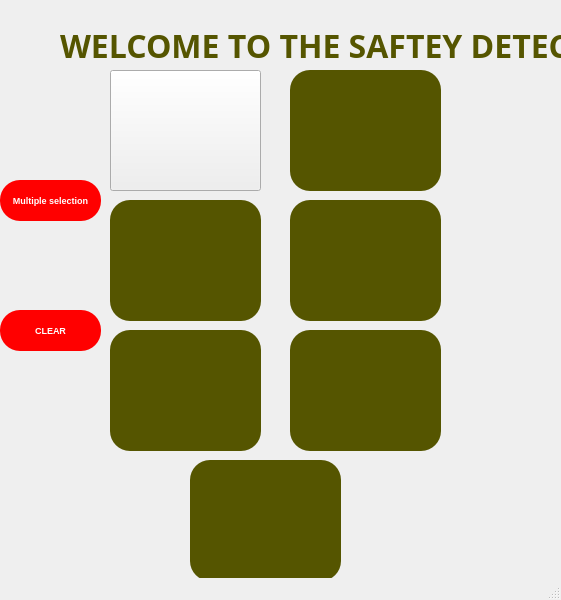
<?xml version="1.0" encoding="UTF-8"?>
<ui version="4.0">
 <class>MainWindow</class>
 <widget class="QMainWindow" name="MainWindow">
  <property name="geometry">
   <rect>
    <x>0</x>
    <y>0</y>
    <width>561</width>
    <height>600</height>
   </rect>
  </property>
  <property name="windowTitle">
   <string>MainWindow</string>
  </property>
  <widget class="QWidget" name="centralwidget">
   <widget class="QLabel" name="label">
    <property name="geometry">
     <rect>
      <x>60</x>
      <y>30</y>
      <width>591</width>
      <height>31</height>
     </rect>
    </property>
    <property name="font">
     <font>
      <family>Bahnschrift SemiBold SemiConden</family>
      <pointsize>24</pointsize>
      <weight>75</weight>
      <bold>true</bold>
     </font>
    </property>
    <property name="styleSheet">
     <string notr="true">
color: rgb(85, 85, 0)</string>
    </property>
    <property name="text">
     <string>WELCOME TO THE SAFTEY DETECTION</string>
    </property>
   </widget>
   <widget class="QPushButton" name="pushButton">
    <property name="geometry">
     <rect>
      <x>110</x>
      <y>70</y>
      <width>151</width>
      <height>121</height>
     </rect>
    </property>
    <property name="styleSheet">
     <string notr="true">QPushButton{
background-color: rgb(85, 85, 0);
border-radius : 20px;
}

QPushButton:hover{

background-color :rgb(255, 85, 0);
border : 2px solid  rgb(255, 85, 0);

}
QPushButton:pressed{
background-color: rgb(85, 255, 255);
}
;</string>
    </property>
    <property name="text">
     <string/>
    </property>
    <property name="icon">
     <iconset>
      <normaloff>C:/Users/HAMZA ABBAS/Downloads/img1 (1).png</normaloff>C:/Users/HAMZA ABBAS/Downloads/img1 (1).png</iconset>
    </property>
    <property name="iconSize">
     <size>
      <width>120</width>
      <height>150</height>
     </size>
    </property>
   </widget>
   <widget class="QPushButton" name="pushButton_2">
    <property name="geometry">
     <rect>
      <x>290</x>
      <y>70</y>
      <width>151</width>
      <height>121</height>
     </rect>
    </property>
    <property name="styleSheet">
     <string notr="true">QPushButton{
background-color: rgb(85, 85, 0);
border-radius : 20px;
}

QPushButton:hover{

background-color :rgb(255, 85, 0);
border : 2px solid  rgb(255, 85, 0);
}
QPushButton:pressed{
background-color: rgb(85, 255, 255);
}</string>
    </property>
    <property name="text">
     <string/>
    </property>
    <property name="icon">
     <iconset>
      <normaloff>C:/Users/HAMZA ABBAS/Downloads/img2 golves (1).png</normaloff>C:/Users/HAMZA ABBAS/Downloads/img2 golves (1).png</iconset>
    </property>
    <property name="iconSize">
     <size>
      <width>120</width>
      <height>160</height>
     </size>
    </property>
   </widget>
   <widget class="QPushButton" name="pushButton_3">
    <property name="geometry">
     <rect>
      <x>110</x>
      <y>200</y>
      <width>151</width>
      <height>121</height>
     </rect>
    </property>
    <property name="styleSheet">
     <string notr="true">QPushButton{
background-color: rgb(85, 85, 0);
border-radius : 20px;
}

QPushButton:hover{

background-color :rgb(255, 85, 0);
border : 2px solid  rgb(255, 85, 0);

}
QPushButton:pressed{
background-color: rgb(85, 255, 255);
}</string>
    </property>
    <property name="text">
     <string/>
    </property>
    <property name="icon">
     <iconset>
      <normaloff>C:/Users/HAMZA ABBAS/Downloads/img3 jacket (1).png</normaloff>C:/Users/HAMZA ABBAS/Downloads/img3 jacket (1).png</iconset>
    </property>
    <property name="iconSize">
     <size>
      <width>120</width>
      <height>150</height>
     </size>
    </property>
   </widget>
   <widget class="QPushButton" name="pushButton_4">
    <property name="geometry">
     <rect>
      <x>290</x>
      <y>200</y>
      <width>151</width>
      <height>121</height>
     </rect>
    </property>
    <property name="autoFillBackground">
     <bool>false</bool>
    </property>
    <property name="styleSheet">
     <string notr="true">QPushButton{
background-color: rgb(85, 85, 0);
border-radius : 20px;
}

QPushButton:hover{

background-color :rgb(255, 85, 0);
border : 2px solid  rgb(255, 85, 0);

}
QPushButton:pressed{
background-color: rgb(85, 255, 255);
}</string>
    </property>
    <property name="text">
     <string/>
    </property>
    <property name="icon">
     <iconset>
      <normaloff>C:/Users/HAMZA ABBAS/Downloads/gooleslens.png</normaloff>C:/Users/HAMZA ABBAS/Downloads/gooleslens.png</iconset>
    </property>
    <property name="iconSize">
     <size>
      <width>120</width>
      <height>150</height>
     </size>
    </property>
   </widget>
   <widget class="QLabel" name="label_2">
    <property name="geometry">
     <rect>
      <x>-80</x>
      <y>-30</y>
      <width>641</width>
      <height>651</height>
     </rect>
    </property>
    <property name="styleSheet">
     <string notr="true">background-image: url(:/newPrefix/C:/Users/HAMZA ABBAS/Downloads/PPE (2).jpg);</string>
    </property>
    <property name="text">
     <string/>
    </property>
    <property name="pixmap">
     <pixmap>C:/Users/HAMZA ABBAS/Downloads/PPE (2).jpg</pixmap>
    </property>
    <property name="scaledContents">
     <bool>true</bool>
    </property>
   </widget>
   <widget class="QPushButton" name="pushButton_5">
    <property name="geometry">
     <rect>
      <x>110</x>
      <y>330</y>
      <width>151</width>
      <height>121</height>
     </rect>
    </property>
    <property name="styleSheet">
     <string notr="true">QPushButton{
background-color: rgb(85, 85, 0);
border-radius : 20px;
}

QPushButton:hover{

background-color :rgb(255, 85, 0);
border : 2px solid  rgb(255, 85, 0);

}
QPushButton:pressed{
background-color: rgb(85, 255, 255);
}</string>
    </property>
    <property name="text">
     <string/>
    </property>
    <property name="icon">
     <iconset>
      <normaloff>C:/Users/HAMZA ABBAS/Downloads/mask (1).png</normaloff>C:/Users/HAMZA ABBAS/Downloads/mask (1).png</iconset>
    </property>
    <property name="iconSize">
     <size>
      <width>190</width>
      <height>190</height>
     </size>
    </property>
   </widget>
   <widget class="QPushButton" name="pushButton_6">
    <property name="geometry">
     <rect>
      <x>290</x>
      <y>330</y>
      <width>151</width>
      <height>121</height>
     </rect>
    </property>
    <property name="styleSheet">
     <string notr="true">QPushButton{
background-color: rgb(85, 85, 0);
border-radius : 20px;
}

QPushButton:hover{

background-color :rgb(255, 85, 0);
border : 2px solid  rgb(255, 85, 0);

}
QPushButton:pressed{
background-color: rgb(85, 255, 255);
}</string>
    </property>
    <property name="text">
     <string/>
    </property>
    <property name="icon">
     <iconset>
      <normaloff>C:/Users/HAMZA ABBAS/Downloads/welding (1).png</normaloff>C:/Users/HAMZA ABBAS/Downloads/welding (1).png</iconset>
    </property>
    <property name="iconSize">
     <size>
      <width>120</width>
      <height>120</height>
     </size>
    </property>
    <property name="autoDefault">
     <bool>false</bool>
    </property>
   </widget>
   <widget class="QPushButton" name="pushButton_7">
    <property name="geometry">
     <rect>
      <x>190</x>
      <y>460</y>
      <width>151</width>
      <height>121</height>
     </rect>
    </property>
    <property name="styleSheet">
     <string notr="true">QPushButton{
background-color: rgb(85, 85, 0);
border-radius : 20px;
}

QPushButton:hover{

background-color :rgb(255, 85, 0);
border : 2px solid  rgb(255, 85, 0);

}
QPushButton:pressed{
background-color: rgb(85, 255, 255);
}</string>
    </property>
    <property name="text">
     <string/>
    </property>
    <property name="icon">
     <iconset>
      <normaloff>C:/Users/HAMZA ABBAS/Downloads/full suit.png</normaloff>C:/Users/HAMZA ABBAS/Downloads/full suit.png</iconset>
    </property>
    <property name="iconSize">
     <size>
      <width>110</width>
      <height>190</height>
     </size>
    </property>
   </widget>
   <widget class="QPushButton" name="pushButton_8">
    <property name="geometry">
     <rect>
      <x>0</x>
      <y>180</y>
      <width>101</width>
      <height>41</height>
     </rect>
    </property>
    <property name="font">
     <font>
      <pointsize>7</pointsize>
      <weight>75</weight>
      <bold>true</bold>
     </font>
    </property>
    <property name="styleSheet">
     <string notr="true">background-color: rgb(255, 0, 0);

border-radius : 20px;
color:white
</string>
    </property>
    <property name="text">
     <string>Multiple selection</string>
    </property>
   </widget>
   <widget class="QPushButton" name="pushButton_9">
    <property name="geometry">
     <rect>
      <x>0</x>
      <y>310</y>
      <width>101</width>
      <height>41</height>
     </rect>
    </property>
    <property name="font">
     <font>
      <pointsize>7</pointsize>
      <weight>75</weight>
      <bold>true</bold>
     </font>
    </property>
    <property name="styleSheet">
     <string notr="true">QPushButton{
background-color: rgb(255, 0, 0);
border-radius : 20px;
color:white
}

QPushButton:hover{

background-color :rgb(255, 85, 0);
border : 2px solid  rgb(255, 85, 0);

}
QPushButton:pressed{
background-color: rgb(85, 255, 255);
}</string>
    </property>
    <property name="text">
     <string>CLEAR</string>
    </property>
   </widget>
   <zorder>label_2</zorder>
   <zorder>label</zorder>
   <zorder>pushButton</zorder>
   <zorder>pushButton_2</zorder>
   <zorder>pushButton_3</zorder>
   <zorder>pushButton_4</zorder>
   <zorder>pushButton_5</zorder>
   <zorder>pushButton_6</zorder>
   <zorder>pushButton_7</zorder>
   <zorder>pushButton_8</zorder>
   <zorder>pushButton_9</zorder>
  </widget>
  <widget class="QStatusBar" name="statusbar"/>
 </widget>
 <resources>
  <include location="demo.qrc"/>
 </resources>
 <connections/>
</ui>
